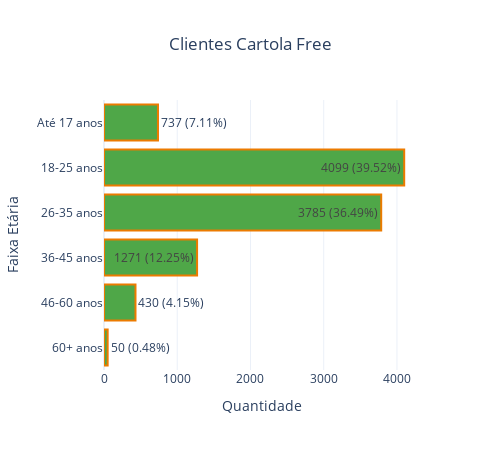

Notebook code cell kept with this figure:
### Code cell
ordem_faixas = ['Até 17 anos', '18-25 anos', '26-35 anos', '36-45 anos', '46-60 anos', '60+ anos']
barplot_counts_cartola(
    df=df_com_faixas.query('cartola_status == "cartola_free"')
    , col='faixa_etaria'
    , title = 'Clientes Cartola Free'
    , xlabel='Quantidade'
    , ylabel='Faixa Etária'
    , width=500
    , height=450
    , order=ordem_faixas
    # , theme=px.colors.sequential.Greens_r
    , theme = ["#4fa748"] * 6
    )

### Figure 1 — Plotly figure (JSON) as saved in the notebook; plotly's stock layout.template omitted (floating-point values rounded to 4 significant figures)
{"data": [{"alignmentgroup": "True", "hovertemplate": "faixa_etaria=%{y}<br>count=%{x}<br>text=%{text}<extra></extra>", "legendgroup": "Até 17 anos", "marker": {"color": "#4fa748", "line": {"color": "#ec7b00", "width": 2}, "pattern": {"shape": ""}}, "name": "Até 17 anos", "offsetgroup": "Até 17 anos", "orientation": "h", "showlegend": true, "text": ["737 (7.11%)"], "textposition": "auto", "type": "bar", "x": [737], "xaxis": "x", "y": ["Até 17 anos"], "yaxis": "y"}, {"alignmentgroup": "True", "hovertemplate": "faixa_etaria=%{y}<br>count=%{x}<br>text=%{text}<extra></extra>", "legendgroup": "18-25 anos", "marker": {"color": "#4fa748", "line": {"color": "#ec7b00", "width": 2}, "pattern": {"shape": ""}}, "name": "18-25 anos", "offsetgroup": "18-25 anos", "orientation": "h", "showlegend": true, "text": ["4099 (39.52%)"], "textposition": "auto", "type": "bar", "x": [4099], "xaxis": "x", "y": ["18-25 anos"], "yaxis": "y"}, {"alignmentgroup": "True", "hovertemplate": "faixa_etaria=%{y}<br>count=%{x}<br>text=%{text}<extra></extra>", "legendgroup": "26-35 anos", "marker": {"color": "#4fa748", "line": {"color": "#ec7b00", "width": 2}, "pattern": {"shape": ""}}, "name": "26-35 anos", "offsetgroup": "26-35 anos", "orientation": "h", "showlegend": true, "text": ["3785 (36.49%)"], "textposition": "auto", "type": "bar", "x": [3785], "xaxis": "x", "y": ["26-35 anos"], "yaxis": "y"}, {"alignmentgroup": "True", "hovertemplate": "faixa_etaria=%{y}<br>count=%{x}<br>text=%{text}<extra></extra>", "legendgroup": "36-45 anos", "marker": {"color": "#4fa748", "line": {"color": "#ec7b00", "width": 2}, "pattern": {"shape": ""}}, "name": "36-45 anos", "offsetgroup": "36-45 anos", "orientation": "h", "showlegend": true, "text": ["1271 (12.25%)"], "textposition": "auto", "type": "bar", "x": [1271], "xaxis": "x", "y": ["36-45 anos"], "yaxis": "y"}, {"alignmentgroup": "True", "hovertemplate": "faixa_etaria=%{y}<br>count=%{x}<br>text=%{text}<extra></extra>", "legendgroup": "46-60 anos", "marker": {"color": "#4fa748", "line": {"color": "#ec7b00", "width": 2}, "pattern": {"shape": ""}}, "name": "46-60 anos", "offsetgroup": "46-60 anos", "orientation": "h", "showlegend": true, "text": ["430 (4.15%)"], "textposition": "auto", "type": "bar", "x": [430], "xaxis": "x", "y": ["46-60 anos"], "yaxis": "y"}, {"alignmentgroup": "True", "hovertemplate": "faixa_etaria=%{y}<br>count=%{x}<br>text=%{text}<extra></extra>", "legendgroup": "60+ anos", "marker": {"color": "#4fa748", "line": {"color": "#ec7b00", "width": 2}, "pattern": {"shape": ""}}, "name": "60+ anos", "offsetgroup": "60+ anos", "orientation": "h", "showlegend": true, "text": ["50 (0.48%)"], "textposition": "auto", "type": "bar", "x": [50], "xaxis": "x", "y": ["60+ anos"], "yaxis": "y"}], "layout": {"barmode": "relative", "height": 450, "legend": {"title": {"text": "faixa_etaria"}, "tracegroupgap": 0}, "showlegend": false, "title": {"text": "Clientes Cartola Free", "x": 0.5}, "width": 500, "xaxis": {"anchor": "y", "domain": [0, 1], "title": {"text": "Quantidade"}}, "yaxis": {"anchor": "x", "categoryarray": ["60+ anos", "46-60 anos", "36-45 anos", "26-35 anos", "18-25 anos", "Até 17 anos"], "categoryorder": "array", "domain": [0, 1], "title": {"text": "Faixa Etária"}}}}
